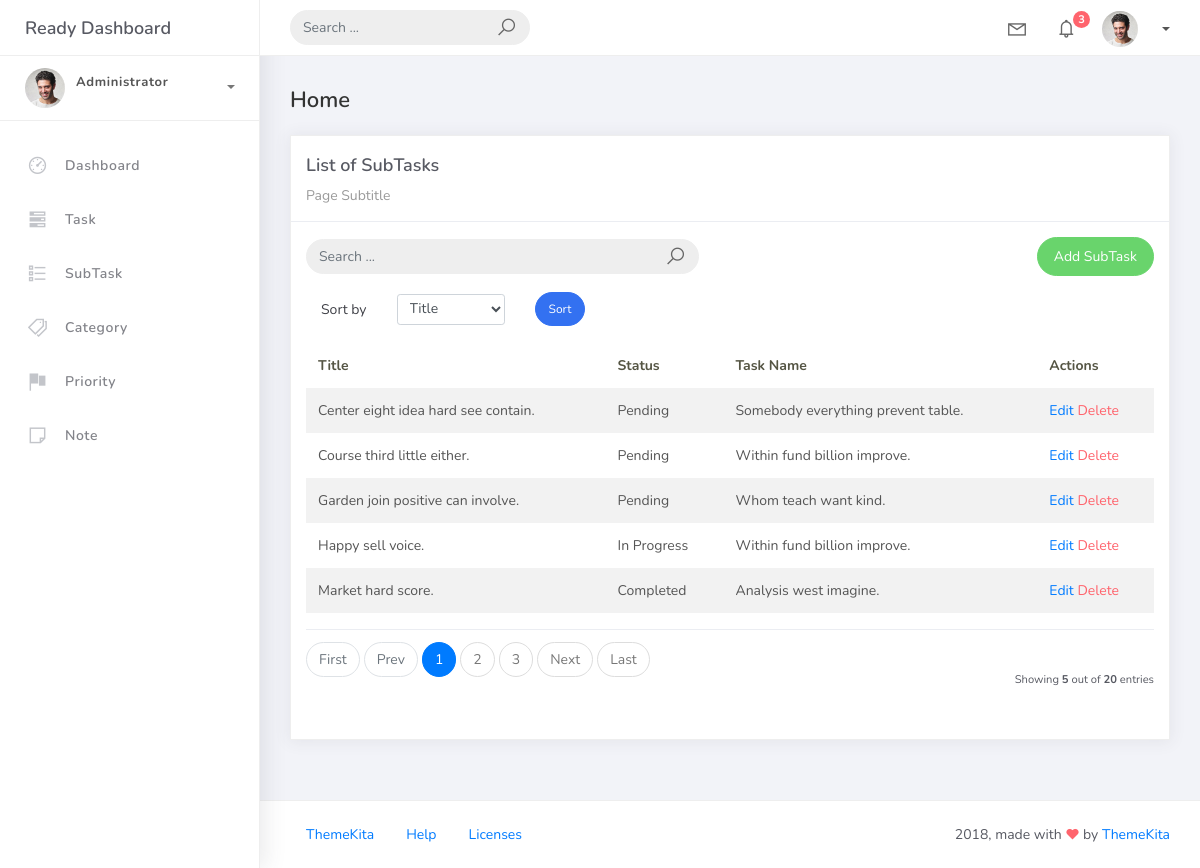
Screenshot of /subtask with the database file from the repository.
### tasks/models.py (models this page shows, shortened)
class BaseModel(models.Model):
    created_at = models.DateTimeField(auto_now_add=True)
    updated_at = models.DateTimeField(auto_now=True)
    class Meta:
        abstract = True

class SubTask(BaseModel):
    STATUS_CHOICES = [
        ("Pending", "Pending"),
        ("In Progress", "In Progress"),
        ("Completed", "Completed"),
    ]
    parent_task = models.ForeignKey(
        Task,
        on_delete=models.CASCADE
    )
    title = models.CharField(max_length=255)
    status = models.CharField(
        max_length=50,
        choices=STATUS_CHOICES,
        default="Pending"
    )

class Task(BaseModel):
    STATUS_CHOICES = [
        ("Pending", "Pending"),
        ("In Progress", "In Progress"),
        ("Completed", "Completed"),
    ]
    title = models.CharField(max_length=255)
    description = models.CharField(max_length=255)
    deadline = models.DateTimeField()
    status = models.CharField(
        max_length=50,
        choices=STATUS_CHOICES,
        default="Pending"
    )
    category = models.ForeignKey(
        Category,
        on_delete=models.CASCADE
    )
    priority = models.ForeignKey(
        Priority,
        on_delete=models.CASCADE
    )
    def __str__(self):
        return self.title

### tasks/views.py (the view)
# urls.py: path('subtask', SubTaskList.as_view(), name='subtask-list'),
class SubTaskList(ListView):
    model = SubTask
    context_object_name = 'subtask'
    template_name = "subtask_list.html"
    paginate_by = 5
    ordering = ["title"]
    def get_queryset(self):
            qs = super().get_queryset()
            query = self.request.GET.get('q')
            if query:
                qs = qs.filter(
                    Q(title__icontains=query)
                )
            return qs
    def get_ordering(self):
                allowed = ["title","status","parent_task__title"]
                sort_by = self.request.GET.get("sort_by")
                if sort_by in allowed:
                    return sort_by
                return "title"

### hangarin/templates/subtask_list.html (shortened to what this page needs)
    {% extends 'base.html' %}
    {% load static %}
    {% block content %}
    <div class="content">
        <div class="container-fluid">
            <h4 class="page-title">Home</h4>
            <div class="row">
                <div class="col-md-12">
                    <div class="card">
                        <div class="card-header">
                            <div class="card-title">List of SubTasks</div>
                            <div class="card-category">Page Subtitle</div>
                        </div>
                        <div class="card-body">
                            <div class="row align-items-center mb-3">
                                <div class="col-md-6 mb-2 mb-md-0">
                                    <form class="navbar-left navbar-form nav-search mr-md-3" action="{% url 'subtask-list' %}" method="get">
                                        <div class="input-group">
                                            <input type="text"
                                                placeholder="Search ..."
                                                class="form-control"
                                                name="q"
                                                value="{{ request.GET.q|default:'' }}" />
                                            <div class="input-group-append">
                                                <button type="submit" class="input-group-text">
                                                    <i class="la la-search search-icon"></i>
                                                </button>
                                            </div>
                                        </div>
                                    </form>
                                </div>
                                <div class="col-md-6 text-md-right">
                                    <a href="{% url 'subtask-add' %}"
                                    class="btn btn-success btn-rounded">
                                        Add SubTask
                                    </a>
                                </div>
                            </div>
                            <div class="col-md-12">
                                <form method="get" class="row g-2 align-items-center">
                                    <div class="col-auto">
                                        <label for="smallSelect" class="col-form-label">Sort by</label>
                                    </div>
                                    <div class="col-auto">
                                        <select class="form-control form-control-sm" id="smallSelect" name="sort_by">
                                            <option value="title" {% if request.GET.sort_by == "title" %}selected{% endif %}>
                                            Title
                                            </option>
                                        </select>
                                    </div>
                                    <div class="col-auto">
                                        <button type="submit" class="btn btn-primary btn-sm btn-rounded">Sort</button>
                                    </div>
                                </form>
                            </div>
                            <table class="table table-striped mt-3">
                                <thead>
                                    <tr>
                                        <th scope="col">Title</th>
                                        <th scope="col">Status</th>
                                        <th scope="col">Task Name</th>
                                        <th scope="col">Actions</th>
                                    </tr>
                                </thead>
                                <tbody>
                                    {% for object in subtask %}
                                    <tr>
                                        <td>{{ object.title }}</td>
                                        <td>{{ object.status }}</td>
                                        <td>{{ object.parent_task }}</td>
                                        <td>
                                            <a href="{% url 'subtask-update' object.id %}">Edit</a>
                                            <a href="{% url 'subtask-delete' object.id %}" class="text-danger">Delete</a>
                                        </td>
                                    </tr>
                                    {% empty %}
                                        <tr>
                                            <td colspan="4" style="text-align: center;">
                                                <p class="text-sm font-weight-bold mb-0">No Records Found</p>
                                            </td>
                                        </tr>
                                    {% endfor %}
                                </tbody>
                            </table>
                            {% include 'includes/pagination.html' %}
                        </div>
                    </div>
                </div>
            </div>
        </div>
    </div>
    {% endblock %}

### rows the page displays
SubTask: title "Center eight idea hard see contain.", status "Pending", parent_task "Somebody everything prevent table."
SubTask: title "Course third little either.", status "Pending", parent_task "Within fund billion improve."
SubTask: title "Garden join positive can involve.", status "Pending", parent_task "Whom teach want kind."
SubTask: title "Happy sell voice.", status "In Progress", parent_task "Within fund billion improve."
SubTask: title "Market hard score.", status "Completed", parent_task "Analysis west imagine."

### other values shown
{{ page_num }} "1"
{{ page_num }} "2" "3"
{{ object_list.count }} "5"
{{ paginator.count }} "20"
